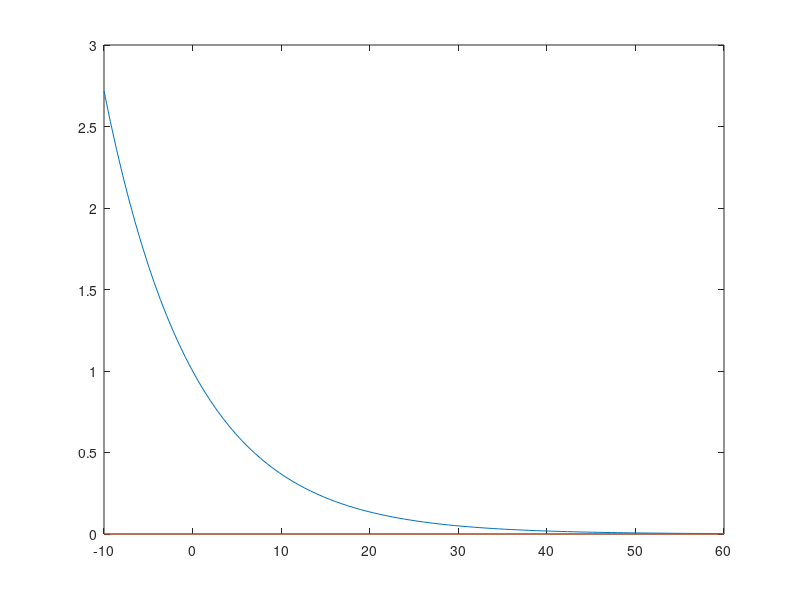

Recreate this plot in MATLAB. (Note: this script raises an error after producing the figure.)

figure('Name','Autor Nicolas David Pastran','NumberTitle','off','Color','white','position',[250 200 850 400]);    
cla('reset')
t = linspace(-10,60);
x = 1*exp(-0.1*t);
x1= 0+0*t;
p=plot(t,x,t,x1);
p(1).LineWidth = 2;
p(2).LineWidth = 2;

p(1).Color = 'blue';
p(2).Color = 'red';
p(2).LineStyle = '--';
p(2).Color = 'black';

title('x(t) = e^{-t/10}','Fontsize',16,'FontName','FixedWidth');
xlabel('t');
ylabel('x(t)');
legend('x(t) = e^{-t/10}','Asintota en 0','Location','northeastoutside');
legend('boxoff');
ax = gca;
ax.Legend.TextColor = 'blue';
ax.XAxis.Color = 'black';
ax.YAxis.Color = 'black';
ax.XScale = 'linear';
%ax.XLim = [-1 52];
%ax.YLim= [-0.1,1.1];
%ax.YTick =0:0.2:1;

ax.XGrid = 'on';
ax.YGrid = 'on';
ax.GridLineStyle = '--';
ax.GridColor = [0 0 0];

ax.Layer = 'top';